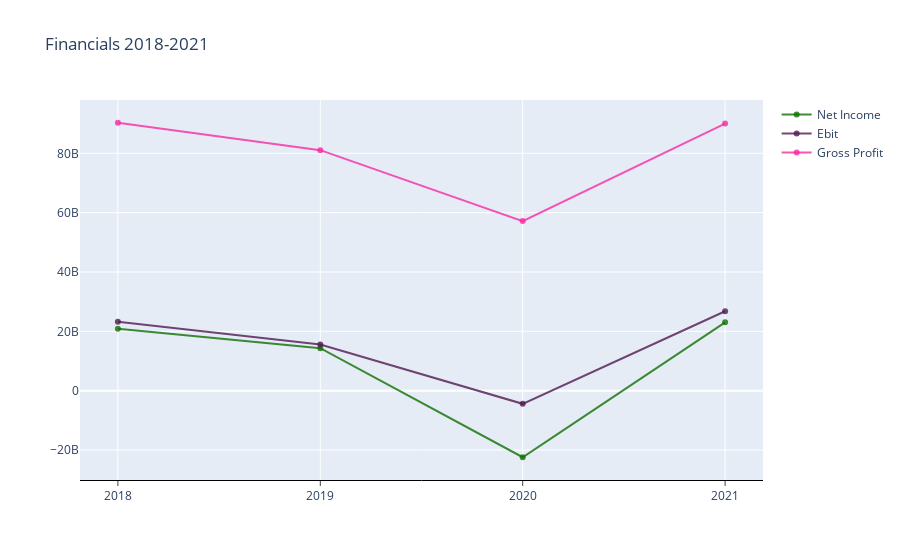

The code cell stored with this chart in its notebook:
### Code cell
trace1 = go.Scatter(
    x=['2018', '2019', '2020', '2021'],
    y=convert_fin['Net Income'],
    mode='lines+markers',
    name='Net Income',
    marker=dict(color='rgba(16, 112, 2, 0.8)'),
)
trace2 = go.Scatter(
    x=['2018', '2019', '2020', '2021'],
    y=convert_fin['Ebit'],
    mode='lines+markers',
    name='Ebit',
    marker=dict(color='rgba(80, 26, 80, 0.8)'),
)
trace3 = go.Scatter(
    x=['2018', '2019', '2020', '2021'],
    y=convert_fin['Gross Profit'],
    mode='lines+markers',
    name='Gross Profit',
    marker=dict(color='rgba(247, 43, 163, 0.8)'),
)
data = [trace1, trace2, trace3]
layout = dict(
    title='Financials 2018-2021',
    xaxis=dict( 
        ticks='outside', ticklen=5, 
        zeroline=True, linewidth=1, linecolor='black'
        ))
fig = dict(data=data, layout=layout)            
py.iplot(fig)

### Figure 1 — Plotly figure (JSON) as saved in the notebook; plotly's stock layout.template omitted (floating-point values rounded to 4 significant figures)
{"data": [{"marker": {"color": "rgba(16, 112, 2, 0.8)"}, "mode": "lines+markers", "name": "Net Income", "type": "scatter", "x": ["2018", "2019", "2020", "2021"], "y": [20840000000, 14340000000, -22440000000, 23040000000]}, {"marker": {"color": "rgba(80, 26, 80, 0.8)"}, "mode": "lines+markers", "name": "Ebit", "type": "scatter", "x": ["2018", "2019", "2020", "2021"], "y": [23267000000, 15545000000, -4432000000, 26780000000]}, {"marker": {"color": "rgba(247, 43, 163, 0.8)"}, "mode": "lines+markers", "name": "Gross Profit", "type": "scatter", "x": ["2018", "2019", "2020", "2021"], "y": [90308000000, 81066000000, 57157000000, 90045000000]}], "layout": {"title": {"text": "Financials 2018-2021"}, "xaxis": {"linecolor": "black", "linewidth": 1, "ticklen": 5, "ticks": "outside", "zeroline": true}}}
